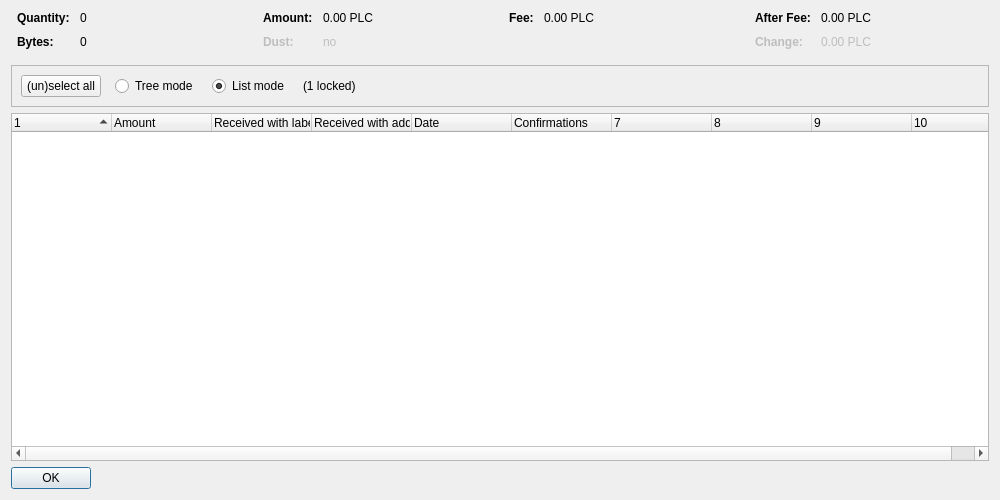
<?xml version="1.0" encoding="UTF-8"?>
<ui version="4.0">
 <class>CoinControlDialog</class>
 <widget class="QDialog" name="CoinControlDialog">
  <property name="geometry">
   <rect>
    <x>0</x>
    <y>0</y>
    <width>1000</width>
    <height>500</height>
   </rect>
  </property>
  <property name="windowTitle">
   <string>Coin Selection</string>
  </property>
  <layout class="QVBoxLayout" name="verticalLayout">
   <item>
    <layout class="QHBoxLayout" name="horizontalLayoutTop" stretch="0,0,0,0">
     <property name="topMargin">
      <number>0</number>
     </property>
     <property name="bottomMargin">
      <number>10</number>
     </property>
     <item>
      <layout class="QFormLayout" name="formLayoutCoinControl1">
       <property name="horizontalSpacing">
        <number>10</number>
       </property>
       <property name="verticalSpacing">
        <number>10</number>
       </property>
       <property name="leftMargin">
        <number>6</number>
       </property>
       <property name="rightMargin">
        <number>6</number>
       </property>
       <item row="0" column="0">
        <widget class="QLabel" name="labelCoinControlQuantityText">
         <property name="font">
          <font>
           <weight>75</weight>
           <bold>true</bold>
          </font>
         </property>
         <property name="text">
          <string>Quantity:</string>
         </property>
        </widget>
       </item>
       <item row="0" column="1">
        <widget class="QLabel" name="labelCoinControlQuantity">
         <property name="cursor">
          <cursorShape>IBeamCursor</cursorShape>
         </property>
         <property name="contextMenuPolicy">
          <enum>Qt::ActionsContextMenu</enum>
         </property>
         <property name="text">
          <string notr="true">0</string>
         </property>
         <property name="textInteractionFlags">
          <set>Qt::LinksAccessibleByMouse|Qt::TextSelectableByKeyboard|Qt::TextSelectableByMouse</set>
         </property>
        </widget>
       </item>
       <item row="1" column="0">
        <widget class="QLabel" name="labelCoinControlBytesText">
         <property name="font">
          <font>
           <weight>75</weight>
           <bold>true</bold>
          </font>
         </property>
         <property name="text">
          <string>Bytes:</string>
         </property>
        </widget>
       </item>
       <item row="1" column="1">
        <widget class="QLabel" name="labelCoinControlBytes">
         <property name="cursor">
          <cursorShape>IBeamCursor</cursorShape>
         </property>
         <property name="contextMenuPolicy">
          <enum>Qt::ActionsContextMenu</enum>
         </property>
         <property name="text">
          <string notr="true">0</string>
         </property>
         <property name="textInteractionFlags">
          <set>Qt::LinksAccessibleByMouse|Qt::TextSelectableByKeyboard|Qt::TextSelectableByMouse</set>
         </property>
        </widget>
       </item>
      </layout>
     </item>
     <item>
      <layout class="QFormLayout" name="formLayoutCoinControl2">
       <property name="horizontalSpacing">
        <number>10</number>
       </property>
       <property name="verticalSpacing">
        <number>10</number>
       </property>
       <property name="leftMargin">
        <number>6</number>
       </property>
       <property name="rightMargin">
        <number>6</number>
       </property>
       <item row="0" column="0">
        <widget class="QLabel" name="labelCoinControlAmountText">
         <property name="font">
          <font>
           <weight>75</weight>
           <bold>true</bold>
          </font>
         </property>
         <property name="text">
          <string>Amount:</string>
         </property>
        </widget>
       </item>
       <item row="0" column="1">
        <widget class="QLabel" name="labelCoinControlAmount">
         <property name="cursor">
          <cursorShape>IBeamCursor</cursorShape>
         </property>
         <property name="contextMenuPolicy">
          <enum>Qt::ActionsContextMenu</enum>
         </property>
         <property name="text">
          <string notr="true">0.00 PLC</string>
         </property>
         <property name="textInteractionFlags">
          <set>Qt::LinksAccessibleByMouse|Qt::TextSelectableByKeyboard|Qt::TextSelectableByMouse</set>
         </property>
        </widget>
       </item>
       <item row="1" column="0">
        <widget class="QLabel" name="labelCoinControlLowOutputText">
         <property name="enabled">
          <bool>false</bool>
         </property>
         <property name="font">
          <font>
           <weight>75</weight>
           <bold>true</bold>
          </font>
         </property>
         <property name="text">
          <string>Dust:</string>
         </property>
        </widget>
       </item>
       <item row="1" column="1">
        <widget class="QLabel" name="labelCoinControlLowOutput">
         <property name="enabled">
          <bool>false</bool>
         </property>
         <property name="cursor">
          <cursorShape>IBeamCursor</cursorShape>
         </property>
         <property name="contextMenuPolicy">
          <enum>Qt::ActionsContextMenu</enum>
         </property>
         <property name="text">
          <string notr="true">no</string>
         </property>
         <property name="textInteractionFlags">
          <set>Qt::LinksAccessibleByMouse|Qt::TextSelectableByKeyboard|Qt::TextSelectableByMouse</set>
         </property>
        </widget>
       </item>
      </layout>
     </item>
     <item>
      <layout class="QFormLayout" name="formLayoutCoinControl3">
       <property name="horizontalSpacing">
        <number>10</number>
       </property>
       <property name="verticalSpacing">
        <number>10</number>
       </property>
       <property name="leftMargin">
        <number>6</number>
       </property>
       <property name="rightMargin">
        <number>6</number>
       </property>
       <item row="0" column="0">
        <widget class="QLabel" name="labelCoinControlFeeText">
         <property name="font">
          <font>
           <weight>75</weight>
           <bold>true</bold>
          </font>
         </property>
         <property name="text">
          <string>Fee:</string>
         </property>
        </widget>
       </item>
       <item row="0" column="1">
        <widget class="QLabel" name="labelCoinControlFee">
         <property name="cursor">
          <cursorShape>IBeamCursor</cursorShape>
         </property>
         <property name="contextMenuPolicy">
          <enum>Qt::ActionsContextMenu</enum>
         </property>
         <property name="text">
          <string notr="true">0.00 PLC</string>
         </property>
         <property name="textInteractionFlags">
          <set>Qt::LinksAccessibleByMouse|Qt::TextSelectableByKeyboard|Qt::TextSelectableByMouse</set>
         </property>
        </widget>
       </item>
      </layout>
     </item>
     <item>
      <layout class="QFormLayout" name="formLayoutCoinControl4">
       <property name="horizontalSpacing">
        <number>10</number>
       </property>
       <property name="verticalSpacing">
        <number>10</number>
       </property>
       <property name="leftMargin">
        <number>6</number>
       </property>
       <property name="rightMargin">
        <number>6</number>
       </property>
       <item row="0" column="0">
        <widget class="QLabel" name="labelCoinControlAfterFeeText">
         <property name="font">
          <font>
           <weight>75</weight>
           <bold>true</bold>
          </font>
         </property>
         <property name="text">
          <string>After Fee:</string>
         </property>
        </widget>
       </item>
       <item row="0" column="1">
        <widget class="QLabel" name="labelCoinControlAfterFee">
         <property name="cursor">
          <cursorShape>IBeamCursor</cursorShape>
         </property>
         <property name="contextMenuPolicy">
          <enum>Qt::ActionsContextMenu</enum>
         </property>
         <property name="text">
          <string notr="true">0.00 PLC</string>
         </property>
         <property name="textInteractionFlags">
          <set>Qt::LinksAccessibleByMouse|Qt::TextSelectableByKeyboard|Qt::TextSelectableByMouse</set>
         </property>
        </widget>
       </item>
       <item row="1" column="0">
        <widget class="QLabel" name="labelCoinControlChangeText">
         <property name="enabled">
          <bool>false</bool>
         </property>
         <property name="font">
          <font>
           <weight>75</weight>
           <bold>true</bold>
          </font>
         </property>
         <property name="text">
          <string>Change:</string>
         </property>
        </widget>
       </item>
       <item row="1" column="1">
        <widget class="QLabel" name="labelCoinControlChange">
         <property name="enabled">
          <bool>false</bool>
         </property>
         <property name="cursor">
          <cursorShape>IBeamCursor</cursorShape>
         </property>
         <property name="contextMenuPolicy">
          <enum>Qt::ActionsContextMenu</enum>
         </property>
         <property name="text">
          <string notr="true">0.00 PLC</string>
         </property>
         <property name="textInteractionFlags">
          <set>Qt::LinksAccessibleByMouse|Qt::TextSelectableByKeyboard|Qt::TextSelectableByMouse</set>
         </property>
        </widget>
       </item>
      </layout>
     </item>
    </layout>
   </item>
   <item>
    <widget class="QFrame" name="frame">
     <property name="minimumSize">
      <size>
       <width>0</width>
       <height>40</height>
      </size>
     </property>
     <property name="frameShape">
      <enum>QFrame::StyledPanel</enum>
     </property>
     <property name="frameShadow">
      <enum>QFrame::Sunken</enum>
     </property>
     <layout class="QHBoxLayout" name="horizontalLayout">
      <item>
       <layout class="QHBoxLayout" name="horizontalLayoutPanel" stretch="0,0,0,0,0">
        <property name="spacing">
         <number>14</number>
        </property>
        <item>
         <widget class="QPushButton" name="pushButtonSelectAll">
          <property name="sizePolicy">
           <sizepolicy hsizetype="Maximum" vsizetype="Fixed">
            <horstretch>0</horstretch>
            <verstretch>0</verstretch>
           </sizepolicy>
          </property>
          <property name="text">
           <string>(un)select all</string>
          </property>
          <property name="autoDefault">
           <bool>false</bool>
          </property>
         </widget>
        </item>
        <item>
         <widget class="QRadioButton" name="radioTreeMode">
          <property name="sizePolicy">
           <sizepolicy hsizetype="Maximum" vsizetype="Fixed">
            <horstretch>0</horstretch>
            <verstretch>0</verstretch>
           </sizepolicy>
          </property>
          <property name="text">
           <string>Tree mode</string>
          </property>
         </widget>
        </item>
        <item>
         <widget class="QRadioButton" name="radioListMode">
          <property name="sizePolicy">
           <sizepolicy hsizetype="Maximum" vsizetype="Fixed">
            <horstretch>0</horstretch>
            <verstretch>0</verstretch>
           </sizepolicy>
          </property>
          <property name="text">
           <string>List mode</string>
          </property>
          <property name="checked">
           <bool>true</bool>
          </property>
         </widget>
        </item>
        <item>
         <widget class="QLabel" name="labelLocked">
          <property name="text">
           <string notr="true">(1 locked)</string>
          </property>
         </widget>
        </item>
        <item>
         <spacer name="horizontalSpacer">
          <property name="orientation">
           <enum>Qt::Horizontal</enum>
          </property>
          <property name="sizeHint" stdset="0">
           <size>
            <width>40</width>
            <height>20</height>
           </size>
          </property>
         </spacer>
        </item>
       </layout>
      </item>
     </layout>
    </widget>
   </item>
   <item>
    <widget class="CoinControlTreeWidget" name="treeWidget">
     <property name="contextMenuPolicy">
      <enum>Qt::CustomContextMenu</enum>
     </property>
     <property name="sortingEnabled">
      <bool>false</bool>
     </property>
     <property name="columnCount">
      <number>10</number>
     </property>
     <attribute name="headerShowSortIndicator" stdset="0">
      <bool>true</bool>
     </attribute>
     <attribute name="headerStretchLastSection">
      <bool>false</bool>
     </attribute>
     <column>
      <property name="text">
       <string/>
      </property>
     </column>
     <column>
      <property name="text">
       <string>Amount</string>
      </property>
     </column>
     <column>
      <property name="text">
       <string>Received with label</string>
      </property>
     </column>
     <column>
      <property name="text">
       <string>Received with address</string>
      </property>
     </column>
     <column>
      <property name="text">
       <string>Date</string>
      </property>
     </column>
     <column>
      <property name="text">
       <string>Confirmations</string>
      </property>
      <property name="toolTip">
       <string>Confirmed</string>
      </property>
     </column>
     <column>
      <property name="text">
       <string/>
      </property>
     </column>
     <column>
      <property name="text">
       <string/>
      </property>
     </column>
     <column>
      <property name="text">
       <string/>
      </property>
     </column>
     <column>
      <property name="text">
       <string/>
      </property>
     </column>
    </widget>
   </item>
   <item>
    <widget class="QDialogButtonBox" name="buttonBox">
     <property name="sizePolicy">
      <sizepolicy hsizetype="Maximum" vsizetype="Fixed">
       <horstretch>0</horstretch>
       <verstretch>0</verstretch>
      </sizepolicy>
     </property>
     <property name="orientation">
      <enum>Qt::Horizontal</enum>
     </property>
     <property name="standardButtons">
      <set>QDialogButtonBox::Ok</set>
     </property>
    </widget>
   </item>
  </layout>
 </widget>
 <customwidgets>
  <customwidget>
   <class>CoinControlTreeWidget</class>
   <extends>QTreeWidget</extends>
   <header>coincontroltreewidget.h</header>
  </customwidget>
 </customwidgets>
 <resources/>
 <connections/>
</ui>
